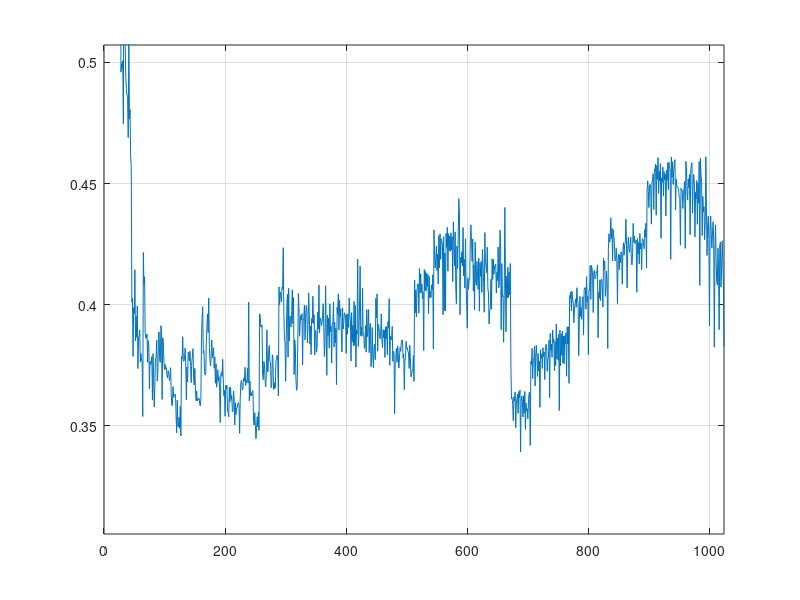

The MATLAB script that drew this image: (Note: this script raises an error after producing the figure.)
clear all
ConvCPU = 13.3513;
ConvGPU = [
1 11.4892
2 5.76901
3 3.87196
4 2.91974
5 2.35417
6 1.96643
7 1.69742
8 1.50255
9 1.34638
10 1.20399
11 1.11002
12 1.02542
13 0.947206
14 0.871208
15 0.850268
16 0.779055
17 0.764221
18 0.703766
19 0.705809
20 0.629708
21 0.63977
22 0.632434
23 0.578221
24 0.548373
25 0.569451
26 0.565263
27 0.563967
28 0.495995
29 0.499506
30 0.497441
31 0.500687
32 0.474676
33 0.573779
34 0.55733
35 0.507425
36 0.493818
37 0.488814
38 0.486493
39 0.485846
40 0.469009
41 0.509686
42 0.476594
43 0.480562
44 0.460949
45 0.456999
46 0.401049
47 0.402724
48 0.378722
49 0.39884
50 0.396308
51 0.414479
52 0.385081
53 0.395209
54 0.386533
55 0.39952
56 0.373727
57 0.386647
58 0.386811
59 0.389617
60 0.376373
61 0.379879
62 0.377081
63 0.376479
64 0.353907
65 0.421578
66 0.408235
67 0.411586
68 0.388168
69 0.386347
70 0.386097
71 0.388014
72 0.376255
73 0.385264
74 0.383251
75 0.365317
76 0.376779
77 0.375343
78 0.375745
79 0.378591
80 0.360656
81 0.379918
82 0.369446
83 0.357801
84 0.367177
85 0.377786
86 0.377895
87 0.385393
88 0.368529
89 0.372331
90 0.387927
91 0.38887
92 0.376962
93 0.376223
94 0.391393
95 0.38866
96 0.360926
97 0.386378
98 0.384541
99 0.376372
100 0.373322
101 0.375402
102 0.373514
103 0.374108
104 0.371037
105 0.369759
106 0.372816
107 0.371891
108 0.368794
109 0.369991
110 0.374044
111 0.36325
112 0.358382
113 0.358721
114 0.366265
115 0.361791
116 0.362999
117 0.362738
118 0.363064
119 0.354652
120 0.347111
121 0.36069
122 0.35009
123 0.349553
124 0.353563
125 0.349037
126 0.358087
127 0.345847
128 0.37853
129 0.377741
130 0.386834
131 0.376695
132 0.376688
133 0.377976
134 0.382141
135 0.375163
136 0.36084
137 0.37429
138 0.368151
139 0.380462
140 0.379303
141 0.376812
142 0.380875
143 0.374934
144 0.367863
145 0.376492
146 0.37877
147 0.381868
148 0.369635
149 0.366888
150 0.373786
151 0.365737
152 0.360429
153 0.364389
154 0.36031
155 0.361262
156 0.360813
157 0.36143
158 0.35916
159 0.358274
160 0.360881
161 0.386368
162 0.394406
163 0.399219
164 0.379994
165 0.381035
166 0.37241
167 0.370995
168 0.3717
169 0.384468
170 0.391367
171 0.396223
172 0.38855
173 0.402762
174 0.382379
175 0.377364
176 0.374728
177 0.378734
178 0.385474
179 0.378168
180 0.378845
181 0.382246
182 0.373811
183 0.378448
184 0.367586
185 0.375684
186 0.365983
187 0.368818
188 0.373171
189 0.368453
190 0.370342
191 0.364172
192 0.351435
193 0.371071
194 0.372339
195 0.370465
196 0.377567
197 0.368558
198 0.362469
199 0.364668
200 0.353992
201 0.366702
202 0.365317
203 0.366808
204 0.356083
205 0.355913
206 0.353779
207 0.365959
208 0.359867
209 0.365812
210 0.360967
211 0.362545
212 0.355906
213 0.355982
214 0.364446
215 0.360781
216 0.350416
217 0.359601
218 0.354755
219 0.357505
220 0.357556
221 0.359086
222 0.35967
223 0.358658
224 0.346939
225 0.361452
226 0.367654
227 0.368871
228 0.366171
229 0.364747
230 0.367955
231 0.369677
232 0.368469
233 0.374234
234 0.366743
235 0.368645
236 0.368126
237 0.373729
238 0.367688
239 0.4011
240 0.360322
241 0.368457
242 0.362543
243 0.363773
244 0.362376
245 0.364502
246 0.364504
247 0.351868
248 0.350365
249 0.35548
250 0.350154
251 0.344726
252 0.349409
253 0.353802
254 0.349624
255 0.355617
256 0.348147
257 0.39628
258 0.395331
259 0.390924
260 0.390806
261 0.391715
262 0.371311
263 0.369077
264 0.376588
265 0.375195
266 0.369153
267 0.366111
268 0.370943
269 0.389664
270 0.372328
271 0.37264
272 0.381213
273 0.383215
274 0.376795
275 0.376103
276 0.365764
277 0.366655
278 0.379384
279 0.378265
280 0.36508
281 0.365112
282 0.367832
283 0.365653
284 0.377022
285 0.377372
286 0.379167
287 0.376721
288 0.36235
289 0.40741
290 0.400067
291 0.405167
292 0.404152
293 0.401153
294 0.407294
295 0.40648
296 0.423544
297 0.397173
298 0.385561
299 0.384761
300 0.368391
301 0.385635
302 0.399644
303 0.404355
304 0.37842
305 0.406816
306 0.385104
307 0.395298
308 0.394307
309 0.390809
310 0.39716
311 0.406188
312 0.392165
313 0.402967
314 0.371192
315 0.385507
316 0.382584
317 0.369109
318 0.364706
319 0.365494
320 0.382979
321 0.404637
322 0.398824
323 0.387007
324 0.392491
325 0.395642
326 0.393827
327 0.396348
328 0.375153
329 0.393388
330 0.394779
331 0.399863
332 0.385505
333 0.394836
334 0.399625
335 0.397582
336 0.384182
337 0.391857
338 0.404937
339 0.397275
340 0.383732
341 0.391177
342 0.379453
343 0.394379
344 0.392546
345 0.403542
346 0.392256
347 0.395836
348 0.379299
349 0.38916
350 0.389409
351 0.380462
352 0.382883
353 0.39694
354 0.389901
355 0.408124
356 0.388397
357 0.394542
358 0.394304
359 0.391483
360 0.392426
361 0.39562
362 0.400469
363 0.390553
364 0.378656
365 0.384709
366 0.407838
367 0.389612
368 0.370871
369 0.395708
370 0.387305
371 0.394513
372 0.382095
373 0.400462
374 0.388936
375 0.391162
376 0.375946
377 0.392258
378 0.392128
379 0.401205
380 0.382533
381 0.392846
382 0.384234
383 0.390434
384 0.36707
385 0.398917
386 0.396103
387 0.404543
388 0.389647
389 0.401826
390 0.395041
391 0.39833
392 0.388124
393 0.380499
394 0.398735
395 0.389952
396 0.392446
397 0.3967
398 0.395688
399 0.395353
400 0.3799
401 0.396212
402 0.387829
403 0.396322
404 0.390654
405 0.402843
406 0.396037
407 0.392915
408 0.376755
409 0.39678
410 0.384752
411 0.391476
412 0.383042
413 0.401428
414 0.383269
415 0.399776
416 0.374276
417 0.38962
418 0.387869
419 0.418865
420 0.382794
421 0.387471
422 0.399043
423 0.415933
424 0.387281
425 0.390809
426 0.387007
427 0.406861
428 0.38797
429 0.388011
430 0.382002
431 0.383134
432 0.391462
433 0.380472
434 0.398029
435 0.386854
436 0.389141
437 0.398045
438 0.380226
439 0.390556
440 0.392333
441 0.374409
442 0.378266
443 0.390623
444 0.378704
445 0.374056
446 0.382742
447 0.383787
448 0.37734
449 0.402685
450 0.394536
451 0.404483
452 0.380789
453 0.391943
454 0.390835
455 0.38847
456 0.385972
457 0.388294
458 0.396245
459 0.385439
460 0.382327
461 0.389739
462 0.386294
463 0.38953
464 0.378276
465 0.390889
466 0.385948
467 0.39108
468 0.379378
469 0.393115
470 0.39031
471 0.402532
472 0.375005
473 0.387103
474 0.385632
475 0.385635
476 0.391099
477 0.376683
478 0.380822
479 0.38034
480 0.35513
481 0.377402
482 0.377947
483 0.381968
484 0.376291
485 0.383046
486 0.379068
487 0.37386
488 0.378388
489 0.382352
490 0.3808
491 0.384496
492 0.385461
493 0.385349
494 0.378039
495 0.379671
496 0.364974
497 0.376939
498 0.378757
499 0.384919
500 0.381766
501 0.38228
502 0.380728
503 0.380205
504 0.373722
505 0.383275
506 0.378066
507 0.370219
508 0.37137
509 0.373049
510 0.372938
511 0.379052
512 0.368387
513 0.410148
514 0.396692
515 0.406007
516 0.394956
517 0.406032
518 0.408638
519 0.408499
520 0.396504
521 0.414956
522 0.4048
523 0.412801
524 0.405115
525 0.408516
526 0.402385
527 0.405399
528 0.381106
529 0.414538
530 0.405846
531 0.413704
532 0.405657
533 0.412998
534 0.407583
535 0.412491
536 0.396305
537 0.41166
538 0.40288
539 0.405491
540 0.403018
541 0.408208
542 0.406168
543 0.412372
544 0.381727
545 0.430887
546 0.42023
547 0.415156
548 0.419199
549 0.424316
550 0.414098
551 0.420867
552 0.408556
553 0.428545
554 0.415205
555 0.429301
556 0.418783
557 0.427214
558 0.42614
559 0.424402
560 0.395892
561 0.428135
562 0.397523
563 0.421335
564 0.397521
565 0.42949
566 0.423647
567 0.431958
568 0.413841
569 0.429277
570 0.422369
571 0.42844
572 0.422054
573 0.429706
574 0.422637
575 0.428138
576 0.409571
577 0.434246
578 0.42406
579 0.416078
580 0.430086
581 0.406915
582 0.400488
583 0.424212
584 0.414975
585 0.428148
586 0.443761
587 0.437597
588 0.395902
589 0.419519
590 0.417221
591 0.421916
592 0.416009
593 0.431846
594 0.411982
595 0.418698
596 0.406917
597 0.427281
598 0.409158
599 0.399955
600 0.390332
601 0.411111
602 0.406436
603 0.410287
604 0.41023
605 0.428193
606 0.433004
607 0.426079
608 0.417886
609 0.427117
610 0.405632
611 0.416548
612 0.397868
613 0.42582
614 0.40936
615 0.408026
616 0.417878
617 0.411745
618 0.406329
619 0.419252
620 0.397369
621 0.417224
622 0.41175
623 0.417948
624 0.405136
625 0.422778
626 0.417073
627 0.408926
628 0.396927
629 0.429825
630 0.417274
631 0.41594
632 0.413228
633 0.423786
634 0.407019
635 0.404462
636 0.392042
637 0.397813
638 0.398435
639 0.410548
640 0.398197
641 0.418932
642 0.410412
643 0.418806
644 0.412646
645 0.416068
646 0.41614
647 0.416787
648 0.404821
649 0.41338
650 0.409972
651 0.42381
652 0.406946
653 0.41068
654 0.430803
655 0.425846
656 0.389735
657 0.41701
658 0.403335
659 0.403834
660 0.384527
661 0.403869
662 0.440146
663 0.410957
664 0.388902
665 0.411857
666 0.402767
667 0.415469
668 0.40301
669 0.413534
670 0.404123
671 0.417026
672 0.375504
673 0.361264
674 0.361683
675 0.358862
676 0.352174
677 0.362077
678 0.360338
679 0.364026
680 0.349216
681 0.359158
682 0.361321
683 0.363149
684 0.355197
685 0.364146
686 0.36162
687 0.364837
688 0.339353
689 0.360203
690 0.36239
691 0.360222
692 0.353706
693 0.362506
694 0.355233
695 0.36422
696 0.348556
697 0.359501
698 0.356307
699 0.357168
700 0.352951
701 0.359174
702 0.363641
703 0.363946
704 0.341986
705 0.37666
706 0.375408
707 0.382023
708 0.369562
709 0.377086
710 0.377787
711 0.382898
712 0.366494
713 0.378898
714 0.383226
715 0.378654
716 0.370419
717 0.379902
718 0.372677
719 0.376698
720 0.357687
721 0.381419
722 0.377858
723 0.379714
724 0.373751
725 0.38226
726 0.378532
727 0.380488
728 0.369118
729 0.38274
730 0.383634
731 0.383483
732 0.372594
733 0.378042
734 0.378256
735 0.385413
736 0.361701
737 0.388223
738 0.381193
739 0.383719
740 0.378307
741 0.389628
742 0.384532
743 0.385669
744 0.372751
745 0.384814
746 0.37493
747 0.392009
748 0.377741
749 0.386185
750 0.377223
751 0.387809
752 0.35637
753 0.389574
754 0.37476
755 0.387922
756 0.37914
757 0.389081
758 0.375966
759 0.387002
760 0.375658
761 0.387298
762 0.383768
763 0.388438
764 0.370522
765 0.390921
766 0.383797
767 0.39093
768 0.367575
769 0.403848
770 0.40266
771 0.405376
772 0.397454
773 0.405507
774 0.40235
775 0.400629
776 0.392643
777 0.397877
778 0.400612
779 0.402343
780 0.398973
781 0.407037
782 0.401693
783 0.400647
784 0.379062
785 0.391997
786 0.403491
787 0.395167
788 0.398864
789 0.394016
790 0.403151
791 0.403273
792 0.387486
793 0.406199
794 0.40702
795 0.407049
796 0.398207
797 0.411631
798 0.40143
799 0.403518
800 0.379462
801 0.40607
802 0.405969
803 0.416195
804 0.40222
805 0.416235
806 0.415224
807 0.411929
808 0.396823
809 0.413616
810 0.414239
811 0.410737
812 0.410903
813 0.4136
814 0.413341
815 0.416457
816 0.386432
817 0.4051
818 0.402598
819 0.410297
820 0.401743
821 0.410361
822 0.410445
823 0.407104
824 0.39903
825 0.419302
826 0.41444
827 0.418087
828 0.403484
829 0.406412
830 0.413932
831 0.408414
832 0.381983
833 0.422716
834 0.429293
835 0.425826
836 0.426833
837 0.435874
838 0.427319
839 0.431547
840 0.418136
841 0.431014
842 0.42825
843 0.425277
844 0.418091
845 0.418731
846 0.423333
847 0.418493
848 0.400516
849 0.418453
850 0.420938
851 0.414482
852 0.420585
853 0.417413
854 0.42183
855 0.420749
856 0.408453
857 0.421955
858 0.425591
859 0.4204
860 0.425099
861 0.425543
862 0.435323
863 0.424377
864 0.407002
865 0.423279
866 0.427838
867 0.423419
868 0.421619
869 0.425097
870 0.42788
871 0.419022
872 0.416433
873 0.420963
874 0.433586
875 0.425774
876 0.428267
877 0.425274
878 0.425969
879 0.426706
880 0.405162
881 0.427377
882 0.420968
883 0.425715
884 0.416868
885 0.429463
886 0.423003
887 0.425401
888 0.414594
889 0.427267
890 0.426925
891 0.426075
892 0.423171
893 0.431001
894 0.427956
895 0.433647
896 0.415171
897 0.447316
898 0.451171
899 0.446829
900 0.440079
901 0.449221
902 0.44968
903 0.448454
904 0.433271
905 0.450375
906 0.451577
907 0.454072
908 0.43931
909 0.455933
910 0.455325
911 0.457997
912 0.436962
913 0.457448
914 0.451806
915 0.460708
916 0.445917
917 0.455089
918 0.451056
919 0.458276
920 0.42744
921 0.452395
922 0.450595
923 0.45675
924 0.444863
925 0.455022
926 0.451529
927 0.454015
928 0.436592
929 0.455517
930 0.451355
931 0.458581
932 0.447578
933 0.458855
934 0.456223
935 0.456011
936 0.418742
937 0.460978
938 0.452696
939 0.459035
940 0.449635
941 0.455338
942 0.458374
943 0.459876
944 0.439042
945 0.451918
946 0.449179
947 0.448583
948 0.448443
949 0.447478
950 0.444364
951 0.443794
952 0.42456
953 0.448111
954 0.447083
955 0.447252
956 0.439744
957 0.4459
958 0.448023
959 0.450882
960 0.4233
961 0.459241
962 0.456513
963 0.446161
964 0.443169
965 0.451953
966 0.448363
967 0.453772
968 0.428914
969 0.45463
970 0.457712
971 0.458666
972 0.437807
973 0.449723
974 0.45376
975 0.449952
976 0.428002
977 0.446363
978 0.443663
979 0.451235
980 0.433202
981 0.450311
982 0.441976
983 0.459113
984 0.407972
985 0.460431
986 0.453287
987 0.450716
988 0.428586
989 0.444697
990 0.438438
991 0.440416
992 0.42685
993 0.434802
994 0.461087
995 0.440062
996 0.420332
997 0.432677
998 0.436562
999 0.426919
1000 0.391296
1001 0.430724
1002 0.436614
1003 0.429224
1004 0.423359
1005 0.430029
1006 0.434285
1007 0.425844
1008 0.382483
1009 0.422285
1010 0.432986
1011 0.418435
1012 0.409372
1013 0.408067
1014 0.423374
1015 0.415414
1016 0.389713
1017 0.424454
1018 0.425838
1019 0.407302
1020 0.414579
1021 0.426412
1022 0.418613
1023 0.408972
1024 0.38278
];
ConvGPUshared = [
1 10.8586
2 5.45236
3 3.66272
4 2.76313
5 2.22457
6 1.86608
7 1.6085
8 1.42355
9 1.27649
10 1.14273
11 1.05283
12 0.972844
13 0.899794
14 0.829476
15 0.808771
16 0.741447
17 0.728691
18 0.669529
19 0.673302
20 0.599045
21 0.612416
22 0.605421
23 0.553292
24 0.522952
25 0.546116
26 0.542195
27 0.540716
28 0.475696
29 0.479422
30 0.477573
31 0.480875
32 0.452382
33 0.512727
34 0.501151
35 0.439155
36 0.429538
37 0.427811
38 0.423084
39 0.421592
40 0.408103
41 0.417671
42 0.414118
43 0.413104
44 0.404275
45 0.406297
46 0.33732
47 0.334166
48 0.308468
49 0.328756
50 0.326162
51 0.325011
52 0.320598
53 0.322204
54 0.320078
55 0.319875
56 0.311219
57 0.318144
58 0.316326
59 0.316825
60 0.312
61 0.31555
62 0.312882
63 0.313187
64 0.291275
65 0.3314
66 0.328888
67 0.32758
68 0.319827
69 0.279742
70 0.276734
71 0.274736
72 0.267013
73 0.270103
74 0.268891
75 0.267161
76 0.264893
77 0.266975
78 0.26583
79 0.264539
80 0.245548
81 0.263711
82 0.262743
83 0.261846
84 0.259045
85 0.260833
86 0.259893
87 0.25966
88 0.244464
89 0.2563
90 0.256729
91 0.257316
92 0.257664
93 0.244292
94 0.243403
95 0.243442
96 0.22634
97 0.290774
98 0.291687
99 0.289615
100 0.289011
101 0.288165
102 0.291259
103 0.289449
104 0.282332
105 0.290055
106 0.288675
107 0.289643
108 0.283944
109 0.289435
110 0.288156
111 0.288726
112 0.269381
113 0.290262
114 0.286798
115 0.289411
116 0.285423
117 0.291161
118 0.291719
119 0.294152
120 0.282457
121 0.296113
122 0.29968
123 0.302938
124 0.29935
125 0.302018
126 0.303046
127 0.303697
128 0.274226
129 0.293817
130 0.291426
131 0.292381
132 0.287665
133 0.292447
134 0.290556
135 0.290106
136 0.280505
137 0.289551
138 0.287058
139 0.288738
140 0.285693
141 0.28844
142 0.285458
143 0.287597
144 0.261458
145 0.287217
146 0.285598
147 0.288697
148 0.286552
149 0.288574
150 0.287569
151 0.288691
152 0.28129
153 0.291965
154 0.286538
155 0.290869
156 0.292162
157 0.291149
158 0.288418
159 0.329865
160 0.260285
161 0.292744
162 0.289141
163 0.29014
164 0.286967
165 0.289097
166 0.287675
167 0.288881
168 0.281866
169 0.288184
170 0.287353
171 0.288627
172 0.286068
173 0.288724
174 0.287026
175 0.287592
176 0.259539
177 0.286844
178 0.283912
179 0.28601
180 0.284902
181 0.285998
182 0.283993
183 0.284523
184 0.276344
185 0.28525
186 0.257457
187 0.256679
188 0.251759
189 0.254497
190 0.253345
191 0.253267
192 0.231977
193 0.279084
194 0.278233
195 0.27898
196 0.273771
197 0.277665
198 0.276636
199 0.278426
200 0.267684
201 0.277015
202 0.276369
203 0.27807
204 0.27322
205 0.277514
206 0.275703
207 0.276717
208 0.260047
209 0.27572
210 0.275041
211 0.276997
212 0.274193
213 0.278543
214 0.275513
215 0.277249
216 0.270055
217 0.280271
218 0.277581
219 0.278118
220 0.275258
221 0.281012
222 0.279278
223 0.280875
224 0.26133
225 0.273818
226 0.274115
227 0.273415
228 0.27282
229 0.283927
230 0.27366
231 0.273794
232 0.266926
233 0.272408
234 0.273838
235 0.272177
236 0.272344
237 0.27167
238 0.270581
239 0.270469
240 0.256084
241 0.271386
242 0.271163
243 0.270662
244 0.273125
245 0.271971
246 0.272557
247 0.273776
248 0.265392
249 0.272945
250 0.273786
251 0.27328
252 0.2732
253 0.274104
254 0.274348
255 0.274495
256 0.256743
257 0.2738
258 0.273515
259 0.273089
260 0.275203
261 0.272753
262 0.27271
263 0.272399
264 0.26681
265 0.272179
266 0.2723
267 0.271521
268 0.272043
269 0.270531
270 0.271628
271 0.270612
272 0.25614
273 0.270478
274 0.270712
275 0.27066
276 0.271771
277 0.270749
278 0.270397
279 0.270056
280 0.2664
281 0.272448
282 0.271568
283 0.272766
284 0.272493
285 0.271916
286 0.273423
287 0.27272
288 0.256093
289 0.271061
290 0.271165
291 0.271007
292 0.269288
293 0.269887
294 0.270412
295 0.270377
296 0.268604
297 0.269127
298 0.26803
299 0.268927
300 0.267772
301 0.267122
302 0.266294
303 0.266831
304 0.249614
305 0.264873
306 0.264577
307 0.264432
308 0.2636
309 0.263194
310 0.261754
311 0.263184
312 0.257647
313 0.26207
314 0.2597
315 0.261988
316 0.26098
317 0.260477
318 0.259381
319 0.260459
320 0.244414
321 0.286967
322 0.280492
323 0.289217
324 0.281644
325 0.283137
326 0.273787
327 0.285474
328 0.270551
329 0.283289
330 0.272204
331 0.280078
332 0.2774
333 0.278689
334 0.271174
335 0.274269
336 0.249513
337 0.271877
338 0.266919
339 0.272945
340 0.270259
341 0.269758
342 0.265578
343 0.27222
344 0.260186
345 0.266569
346 0.263036
347 0.269448
348 0.269665
349 0.267355
350 0.264609
351 0.266203
352 0.248143
353 0.266458
354 0.265307
355 0.265957
356 0.263256
357 0.266189
358 0.264473
359 0.265287
360 0.256645
361 0.265975
362 0.263365
363 0.264405
364 0.261131
365 0.263317
366 0.262249
367 0.263306
368 0.246706
369 0.262692
370 0.260894
371 0.261985
372 0.258311
373 0.262482
374 0.262327
375 0.287416
376 0.252226
377 0.26237
378 0.262557
379 0.261783
380 0.257909
381 0.260931
382 0.260296
383 0.259361
384 0.24388
385 0.281102
386 0.278031
387 0.283239
388 0.274684
389 0.281771
390 0.278192
391 0.281706
392 0.266427
393 0.28204
394 0.276972
395 0.284041
396 0.271958
397 0.281173
398 0.279188
399 0.283065
400 0.273379
401 0.284714
402 0.280332
403 0.285626
404 0.27485
405 0.291494
406 0.281282
407 0.29138
408 0.266763
409 0.290838
410 0.281162
411 0.285216
412 0.277753
413 0.288172
414 0.285453
415 0.289653
416 0.269908
417 0.295788
418 0.292217
419 0.292665
420 0.287289
421 0.295675
422 0.29454
423 0.296402
424 0.27387
425 0.297143
426 0.297201
427 0.295595
428 0.284914
429 0.298032
430 0.297365
431 0.30453
432 0.263671
433 0.302644
434 0.295667
435 0.299637
436 0.29006
437 0.300917
438 0.301981
439 0.302931
440 0.265209
441 0.298256
442 0.299008
443 0.302012
444 0.290719
445 0.304904
446 0.300653
447 0.307182
448 0.267286
449 0.297283
450 0.295454
451 0.297753
452 0.285544
453 0.297942
454 0.297677
455 0.297011
456 0.266237
457 0.298052
458 0.295968
459 0.298703
460 0.284619
461 0.298267
462 0.296245
463 0.299387
464 0.262571
465 0.29762
466 0.295445
467 0.299015
468 0.279522
469 0.299546
470 0.294291
471 0.299037
472 0.270589
473 0.300362
474 0.294654
475 0.296608
476 0.280128
477 0.298895
478 0.296671
479 0.30066
480 0.263006
481 0.303144
482 0.287733
483 0.308908
484 0.275552
485 0.307943
486 0.286094
487 0.308845
488 0.271844
489 0.307247
490 0.285204
491 0.30734
492 0.272
493 0.309067
494 0.285653
495 0.309287
496 0.262142
497 0.308892
498 0.284792
499 0.31055
500 0.272683
501 0.312068
502 0.286871
503 0.31246
504 0.268828
505 0.313532
506 0.294947
507 0.313559
508 0.270636
509 0.310137
510 0.294667
511 0.311306
512 0.259682
513 0.291332
514 0.291958
515 0.292021
516 0.290936
517 0.291866
518 0.291888
519 0.292061
520 0.285556
521 0.291994
522 0.292297
523 0.292311
524 0.29162
525 0.29318
526 0.292496
527 0.293548
528 0.277316
529 0.292791
530 0.293638
531 0.294086
532 0.292992
533 0.293728
534 0.294285
535 0.294013
536 0.288383
537 0.296161
538 0.295621
539 0.29634
540 0.296104
541 0.2963
542 0.296413
543 0.296246
544 0.28078
545 0.303147
546 0.30247
547 0.303273
548 0.300406
549 0.30298
550 0.30233
551 0.303027
552 0.292255
553 0.303034
554 0.302068
555 0.303809
556 0.301396
557 0.303928
558 0.302107
559 0.304131
560 0.272894
561 0.303145
562 0.30215
563 0.303436
564 0.301132
565 0.303867
566 0.301896
567 0.303341
568 0.293106
569 0.303204
570 0.301916
571 0.304455
572 0.301779
573 0.304478
574 0.303109
575 0.305529
576 0.2736
577 0.277075
578 0.27521
579 0.277051
580 0.272486
581 0.278945
582 0.276483
583 0.276879
584 0.263637
585 0.27761
586 0.275565
587 0.276555
588 0.272578
589 0.276376
590 0.275677
591 0.276516
592 0.257228
593 0.276472
594 0.275234
595 0.277
596 0.273055
597 0.276979
598 0.275807
599 0.276455
600 0.264086
601 0.276211
602 0.276051
603 0.276892
604 0.273552
605 0.276812
606 0.276308
607 0.277935
608 0.257833
609 0.282365
610 0.281664
611 0.282827
612 0.280662
613 0.282398
614 0.281676
615 0.282329
616 0.272581
617 0.282534
618 0.28146
619 0.282782
620 0.280897
621 0.282391
622 0.282151
623 0.283435
624 0.263545
625 0.282833
626 0.281834
627 0.282534
628 0.280914
629 0.282458
630 0.282216
631 0.28299
632 0.273002
633 0.283127
634 0.282141
635 0.283293
636 0.281297
637 0.283173
638 0.281747
639 0.283955
640 0.264523
641 0.293085
642 0.291633
643 0.292988
644 0.291279
645 0.29319
646 0.29181
647 0.29299
648 0.28335
649 0.302349
650 0.292426
651 0.293332
652 0.288854
653 0.293518
654 0.292417
655 0.294614
656 0.273437
657 0.294647
658 0.292388
659 0.294726
660 0.283461
661 0.295448
662 0.291233
663 0.295976
664 0.285673
665 0.294247
666 0.288122
667 0.297344
668 0.271934
669 0.297561
670 0.288444
671 0.298736
672 0.276464
673 0.263369
674 0.262431
675 0.263501
676 0.260745
677 0.262883
678 0.261624
679 0.262762
680 0.258246
681 0.262619
682 0.262257
683 0.262897
684 0.261556
685 0.26336
686 0.263872
687 0.26337
688 0.246753
689 0.263298
690 0.262394
691 0.263634
692 0.261459
693 0.263173
694 0.261871
695 0.263286
696 0.258913
697 0.263313
698 0.262157
699 0.264336
700 0.262152
701 0.263727
702 0.263096
703 0.264394
704 0.247682
705 0.27136
706 0.270316
707 0.271697
708 0.268563
709 0.271778
710 0.27091
711 0.272416
712 0.263249
713 0.271865
714 0.270737
715 0.271756
716 0.268504
717 0.272194
718 0.271132
719 0.27163
720 0.251127
721 0.271635
722 0.27097
723 0.2723
724 0.268908
725 0.27272
726 0.2712
727 0.272501
728 0.2632
729 0.272493
730 0.271257
731 0.27302
732 0.269111
733 0.272851
734 0.271805
735 0.272844
736 0.251892
737 0.274589
738 0.274782
739 0.274287
740 0.275247
741 0.274956
742 0.274173
743 0.2739
744 0.270635
745 0.275118
746 0.274868
747 0.275527
748 0.275764
749 0.275678
750 0.275573
751 0.274964
752 0.253266
753 0.274411
754 0.275929
755 0.274416
756 0.274834
757 0.275591
758 0.275178
759 0.274915
760 0.272562
761 0.275077
762 0.275571
763 0.274868
764 0.276306
765 0.275441
766 0.277186
767 0.274832
768 0.253878
769 0.281832
770 0.281998
771 0.28198
772 0.280709
773 0.282089
774 0.282531
775 0.282822
776 0.275919
777 0.282619
778 0.282421
779 0.282966
780 0.281037
781 0.284382
782 0.285208
783 0.284308
784 0.262284
785 0.283626
786 0.283056
787 0.283357
788 0.281633
789 0.283792
790 0.283843
791 0.284447
792 0.276953
793 0.285595
794 0.28607
795 0.286396
796 0.283503
797 0.286785
798 0.28676
799 0.286892
800 0.265057
801 0.293346
802 0.291703
803 0.29152
804 0.291549
805 0.292973
806 0.291841
807 0.292471
808 0.288288
809 0.291998
810 0.291224
811 0.291717
812 0.291172
813 0.292424
814 0.293094
815 0.292082
816 0.270901
817 0.292015
818 0.291576
819 0.292082
820 0.291618
821 0.29092
822 0.292714
823 0.292489
824 0.288039
825 0.291778
826 0.292669
827 0.293789
828 0.290898
829 0.292181
830 0.295004
831 0.295671
832 0.270405
833 0.298899
834 0.301402
835 0.299572
836 0.298163
837 0.297877
838 0.301567
839 0.299142
840 0.289108
841 0.299868
842 0.301986
843 0.300127
844 0.298276
845 0.300179
846 0.30127
847 0.299866
848 0.265483
849 0.300789
850 0.345642
851 0.300102
852 0.296107
853 0.299818
854 0.302295
855 0.300643
856 0.292254
857 0.30102
858 0.301993
859 0.299444
860 0.299006
861 0.301914
862 0.302629
863 0.301972
864 0.267388
865 0.303053
866 0.305506
867 0.301546
868 0.299861
869 0.303265
870 0.30583
871 0.301916
872 0.298374
873 0.302308
874 0.306442
875 0.303764
876 0.304004
877 0.305568
878 0.308312
879 0.3008
880 0.261452
881 0.304507
882 0.307844
883 0.29938
884 0.298988
885 0.30475
886 0.305221
887 0.309088
888 0.29727
889 0.30683
890 0.308605
891 0.308572
892 0.306267
893 0.310106
894 0.310232
895 0.310734
896 0.266507
897 0.310159
898 0.315028
899 0.31106
900 0.305028
901 0.327715
902 0.313904
903 0.310835
904 0.308869
905 0.310494
906 0.314367
907 0.310124
908 0.306038
909 0.308841
910 0.313913
911 0.307381
912 0.261849
913 0.307995
914 0.315825
915 0.308194
916 0.303769
917 0.309362
918 0.316026
919 0.313596
920 0.309669
921 0.313694
922 0.317052
923 0.312402
924 0.299689
925 0.315574
926 0.319127
927 0.3163
928 0.258643
929 0.302764
930 0.308392
931 0.299935
932 0.270068
933 0.295631
934 0.30552
935 0.306407
936 0.267362
937 0.305183
938 0.310532
939 0.304826
940 0.268812
941 0.303715
942 0.305068
943 0.303649
944 0.256054
945 0.298663
946 0.303792
947 0.301921
948 0.269642
949 0.302753
950 0.300312
951 0.302985
952 0.267567
953 0.303537
954 0.291542
955 0.303899
956 0.269484
957 0.303946
958 0.291984
959 0.303189
960 0.255022
961 0.323374
962 0.291614
963 0.32458
964 0.275151
965 0.334126
966 0.285765
967 0.32277
968 0.273017
969 0.324118
970 0.282365
971 0.321964
972 0.273965
973 0.321501
974 0.279343
975 0.320774
976 0.258978
977 0.320793
978 0.276349
979 0.321722
980 0.272931
981 0.320473
982 0.280372
983 0.320904
984 0.271644
985 0.319109
986 0.27727
987 0.323051
988 0.274085
989 0.32572
990 0.277862
991 0.324884
992 0.259615
993 0.320016
994 0.278771
995 0.322136
996 0.275623
997 0.322557
998 0.277896
999 0.324067
1000 0.273264
1001 0.32086
1002 0.278431
1003 0.314032
1004 0.275966
1005 0.31179
1006 0.279014
1007 0.308237
1008 0.262279
1009 0.304826
1010 0.278333
1011 0.323023
1012 0.275675
1013 0.2974
1014 0.278118
1015 0.292477
1016 0.273628
1017 0.294789
1018 0.278099
1019 0.287379
1020 0.284306
1021 0.287104
1022 0.278953
1023 0.284845
1024 0.263082
];
PointToPointMultiply = [
1 0.207277
2 0.10657
3 0.0727453
4 0.0555834
5 0.0456842
6 0.0388554
7 0.0340614
8 0.0306512
9 0.0276899
10 0.0254128
11 0.0235587
12 0.0219869
13 0.0206678
14 0.0195334
15 0.0185536
16 0.0175888
17 0.016967
18 0.016272
19 0.0158781
20 0.0151155
21 0.0149405
22 0.014423
23 0.0140803
24 0.0134166
25 0.0135114
26 0.0131626
27 0.0129843
28 0.0127046
29 0.0132893
30 0.0126992
31 0.0125443
32 0.0118086
33 0.0126416
34 0.0126454
35 0.0125053
36 0.012295
37 0.0124048
38 0.0122381
39 0.012249
40 0.0109232
41 0.0108653
42 0.0107094
43 0.0106877
44 0.0104125
45 0.0105274
46 0.0101939
47 0.0100755
48 0.0093872
49 0.0100179
50 0.00976384
51 0.00974752
52 0.0094848
53 0.00960416
54 0.00947552
55 0.00943744
56 0.00905856
57 0.00929344
58 0.00918976
59 0.00952864
60 0.0090016
61 0.00918752
62 0.00903776
63 0.00904608
64 0.00840512
65 0.00913632
66 0.00901536
67 0.00903552
68 0.00879968
69 0.00894592
70 0.00886688
71 0.00883808
72 0.00847936
73 0.00877152
74 0.00866816
75 0.00871648
76 0.00848512
77 0.00867296
78 0.0085712
79 0.00860224
80 0.00803392
81 0.00852096
82 0.0084592
83 0.00848288
84 0.00825824
85 0.0084768
86 0.00850016
87 0.0084304
88 0.0080608
89 0.00840064
90 0.0082768
91 0.00834112
92 0.008112
93 0.00830592
94 0.00823776
95 0.0083504
96 0.00791264
97 0.00851648
98 0.00840608
99 0.00846208
100 0.00811808
101 0.0082576
102 0.008176
103 0.00827552
104 0.007952
105 0.0082096
106 0.00810144
107 0.0082064
108 0.0079248
109 0.00822816
110 0.00809984
111 0.00818944
112 0.00785984
113 0.00818976
114 0.00806528
115 0.00816224
116 0.0078912
117 0.00819008
118 0.00805408
119 0.00832512
120 0.00801728
121 0.0083024
122 0.0082528
123 0.00827328
124 0.00811744
125 0.00820544
126 0.008072
127 0.00816448
128 0.00788064
129 0.0083712
130 0.00824896
131 0.00823872
132 0.00801472
133 0.00821984
134 0.00811456
135 0.00821536
136 0.007928
137 0.00820992
138 0.00807488
139 0.00822048
140 0.00794304
141 0.00819328
142 0.00809248
143 0.00830112
144 0.00808896
145 0.00844
146 0.00833056
147 0.00842624
148 0.0081392
149 0.00855392
150 0.00824224
151 0.00833856
152 0.00832672
153 0.00874336
154 0.00863424
155 0.00880928
156 0.00828832
157 0.00816672
158 0.00818272
159 0.00819264
160 0.00822976
161 0.00926816
162 0.0098144
163 0.00911776
164 0.00855136
165 0.0083888
166 0.0082416
167 0.00833472
168 0.00804864
169 0.00842336
170 0.00822976
171 0.00827008
172 0.00803296
173 0.00822016
174 0.00815904
175 0.008264
176 0.00788864
177 0.00829664
178 0.00818368
179 0.00824352
180 0.00795424
181 0.00823456
182 0.00816832
183 0.00825728
184 0.00794176
185 0.00829216
186 0.00811552
187 0.00821568
188 0.00796704
189 0.00824512
190 0.00813056
191 0.00819136
192 0.00786496
193 0.0082304
194 0.008184
195 0.00825696
196 0.00799392
197 0.00824192
198 0.00813504
199 0.00822272
200 0.00793088
201 0.00822944
202 0.00823264
203 0.00827776
204 0.008088
205 0.00830112
206 0.00815072
207 0.00826656
208 0.00794496
209 0.00829568
210 0.00821856
211 0.00840192
212 0.00800416
213 0.00832064
214 0.00814624
215 0.00823264
216 0.00790592
217 0.00822784
218 0.00817856
219 0.00825184
220 0.007952
221 0.00823936
222 0.00816224
223 0.00823136
224 0.00793184
225 0.0082544
226 0.0081888
227 0.00824192
228 0.00800928
229 0.00825088
230 0.00811424
231 0.00822752
232 0.00793728
233 0.00824608
234 0.00813024
235 0.0082352
236 0.00798656
237 0.00825536
238 0.00815456
239 0.0082528
240 0.00789952
241 0.00824864
242 0.00815808
243 0.0082368
244 0.00801056
245 0.00825952
246 0.00816448
247 0.00821248
248 0.00793568
249 0.0082896
250 0.0081408
251 0.00824352
252 0.00796736
253 0.00825664
254 0.00813824
255 0.00839264
256 0.00810208
257 0.00857184
258 0.00858368
259 0.00865792
260 0.00826144
261 0.00848896
262 0.00854816
263 0.00876256
264 0.00853056
265 0.00885152
266 0.00854464
267 0.00897984
268 0.00885312
269 0.0093376
270 0.0089632
271 0.00858336
272 0.00804224
273 0.00828544
274 0.0082192
275 0.00831232
276 0.0082496
277 0.00838048
278 0.008248
279 0.0083296
280 0.008
281 0.00825696
282 0.00815296
283 0.00827424
284 0.00803168
285 0.00828864
286 0.00818112
287 0.00849408
288 0.00793504
289 0.0083216
290 0.00825312
291 0.00830048
292 0.00810944
293 0.00829568
294 0.00819648
295 0.00826752
296 0.00797568
297 0.00828832
298 0.00821312
299 0.00829056
300 0.00803072
301 0.00827776
302 0.00818944
303 0.00826368
304 0.00793376
305 0.00828672
306 0.00821184
307 0.00824448
308 0.00804448
309 0.00828384
310 0.00819392
311 0.00827008
312 0.00801792
313 0.0082368
314 0.00818592
315 0.00824992
316 0.0080448
317 0.00828128
318 0.0081728
319 0.00823328
320 0.00794048
321 0.00850496
322 0.0084432
323 0.0085744
324 0.00832512
325 0.00854912
326 0.00845248
327 0.00850112
328 0.0083392
329 0.00863264
330 0.0084416
331 0.00847872
332 0.008288
333 0.00848032
334 0.00839552
335 0.00844
336 0.0080288
337 0.00848896
338 0.0083936
339 0.0084992
340 0.00823968
341 0.00850272
342 0.00841216
343 0.00846528
344 0.00817344
345 0.0084528
346 0.0083872
347 0.0084192
348 0.00820256
349 0.00844768
350 0.00833856
351 0.00841504
352 0.00801824
353 0.00832672
354 0.00824448
355 0.00834592
356 0.0080928
357 0.00832768
358 0.00828416
359 0.00837472
360 0.00808576
361 0.00831008
362 0.00826432
363 0.00833824
364 0.00810528
365 0.00835392
366 0.00825408
367 0.008304
368 0.0080128
369 0.00834304
370 0.00825792
371 0.00831648
372 0.00808288
373 0.0083248
374 0.00822368
375 0.00833632
376 0.00808288
377 0.00841312
378 0.0085472
379 0.00934688
380 0.00839136
381 0.00866816
382 0.00853344
383 0.00860288
384 0.00842496
385 0.0092752
386 0.00923456
387 0.00935232
388 0.00917504
389 0.00969504
390 0.00955104
391 0.00954016
392 0.00921696
393 0.008872
394 0.00870304
395 0.00879104
396 0.00865504
397 0.00890272
398 0.00875552
399 0.00875136
400 0.0082816
401 0.00876672
402 0.0086912
403 0.00872896
404 0.00851424
405 0.00872928
406 0.0086448
407 0.00874464
408 0.00853248
409 0.00875584
410 0.00868512
411 0.00876288
412 0.00858656
413 0.00875488
414 0.00865216
415 0.00868672
416 0.00821792
417 0.00856736
418 0.00854368
419 0.00858208
420 0.00837568
421 0.0085536
422 0.00846688
423 0.00852864
424 0.00836416
425 0.00853824
426 0.00849024
427 0.0085328
428 0.00837184
429 0.00875712
430 0.00861824
431 0.00856352
432 0.0081104
433 0.00851488
434 0.00845312
435 0.00849856
436 0.00828
437 0.00848448
438 0.00837024
439 0.00846304
440 0.00829344
441 0.00844192
442 0.0083904
443 0.0084288
444 0.00830144
445 0.00847232
446 0.00853632
447 0.00840704
448 0.00801856
449 0.008384
450 0.00849312
451 0.00840224
452 0.008352
453 0.00843424
454 0.00833632
455 0.0083792
456 0.00818848
457 0.00834208
458 0.00828352
459 0.0083808
460 0.0083968
461 0.0086448
462 0.00864192
463 0.00866208
464 0.0083376
465 0.008584
466 0.00833472
467 0.00845504
468 0.00818496
469 0.008408
470 0.00830848
471 0.00840032
472 0.00816096
473 0.0087904
474 0.00887072
475 0.00893248
476 0.00883488
477 0.00893504
478 0.00891648
479 0.00943264
480 0.00890464
481 0.00914912
482 0.00873248
483 0.00847584
484 0.00815168
485 0.00844928
486 0.00834496
487 0.00857152
488 0.00823776
489 0.00847872
490 0.00837952
491 0.0083968
492 0.00812832
493 0.00841856
494 0.00833696
495 0.0083904
496 0.00798016
497 0.00835488
498 0.00829856
499 0.00842496
500 0.0081328
501 0.00866848
502 0.00832992
503 0.008416
504 0.00818688
505 0.00841184
506 0.00835424
507 0.00840896
508 0.00825856
509 0.00841888
510 0.00837536
511 0.0084736
512 0.00800864
513 0.008912
514 0.00885952
515 0.00898368
516 0.00871616
517 0.008872
518 0.00880416
519 0.00886112
520 0.00871776
521 0.00888704
522 0.00881152
523 0.00887968
524 0.0086624
525 0.00884256
526 0.00879808
527 0.00889472
528 0.00849696
529 0.00885184
530 0.00877728
531 0.00882368
532 0.0086368
533 0.0088576
534 0.00879168
535 0.0088416
536 0.0087376
537 0.00883296
538 0.008752
539 0.00883776
540 0.00857568
541 0.0087856
542 0.0087392
543 0.0088032
544 0.0084272
545 0.00879648
546 0.00876416
547 0.0087808
548 0.00853216
549 0.0087824
550 0.008672
551 0.0087536
552 0.00862496
553 0.00874176
554 0.00868224
555 0.00874432
556 0.00852352
557 0.00871168
558 0.008648
559 0.00869632
560 0.00834528
561 0.00887488
562 0.00887936
563 0.00895328
564 0.008736
565 0.00910688
566 0.00883424
567 0.00905088
568 0.00913792
569 0.00947712
570 0.00944544
571 0.00927424
572 0.00917408
573 0.00936224
574 0.00939008
575 0.00902304
576 0.00823072
577 0.00868064
578 0.00860512
579 0.00870272
580 0.00857696
581 0.00936576
582 0.0091296
583 0.0087104
584 0.00856704
585 0.0086864
586 0.00968704
587 0.00917248
588 0.00858272
589 0.00869184
590 0.00858304
591 0.0086224
592 0.00836192
593 0.00870816
594 0.00865152
595 0.00874944
596 0.0085216
597 0.00891296
598 0.0086128
599 0.00898432
600 0.00847328
601 0.00861152
602 0.008576
603 0.00863968
604 0.00844416
605 0.00860928
606 0.0085792
607 0.0086096
608 0.00829888
609 0.0086416
610 0.00857216
611 0.00868
612 0.0084928
613 0.00861472
614 0.00855392
615 0.00860192
616 0.00838336
617 0.0085968
618 0.00859488
619 0.0086352
620 0.0084096
621 0.00863712
622 0.00847552
623 0.00851008
624 0.0083024
625 0.00853536
626 0.0084576
627 0.00853056
628 0.0083312
629 0.00853184
630 0.00854976
631 0.00852896
632 0.0082976
633 0.00851648
634 0.00843808
635 0.00855936
636 0.00831552
637 0.00851424
638 0.00843424
639 0.00852288
640 0.0083008
641 0.00853824
642 0.00850144
643 0.00854656
644 0.00831872
645 0.00854656
646 0.00848128
647 0.00853792
648 0.00839744
649 0.00889888
650 0.0088016
651 0.00883808
652 0.00858272
653 0.00876672
654 0.00872864
655 0.00932096
656 0.00896512
657 0.00941888
658 0.00909056
659 0.0090912
660 0.00905792
661 0.00961184
662 0.00960288
663 0.00944416
664 0.00879008
665 0.00860448
666 0.0085888
667 0.00862752
668 0.00843072
669 0.00867968
670 0.0086816
671 0.0087824
672 0.0084144
673 0.0095984
674 0.00950368
675 0.0096208
676 0.00932064
677 0.00962432
678 0.00955648
679 0.0096416
680 0.00926144
681 0.00963968
682 0.00957888
683 0.0096496
684 0.009296
685 0.00961632
686 0.00950048
687 0.00981248
688 0.0090992
689 0.00968032
690 0.00950336
691 0.00956224
692 0.0092848
693 0.00959232
694 0.0095152
695 0.00959616
696 0.009224
697 0.00960896
698 0.00948832
699 0.00959744
700 0.00930048
701 0.00958848
702 0.00950048
703 0.00962624
704 0.00909568
705 0.00960768
706 0.0095616
707 0.00969664
708 0.00934816
709 0.00962368
710 0.0096624
711 0.0096608
712 0.00926368
713 0.0096112
714 0.00950048
715 0.00960224
716 0.0093584
717 0.00959904
718 0.0094464
719 0.00959168
720 0.00914336
721 0.0095296
722 0.00935136
723 0.00947776
724 0.00912448
725 0.0093376
726 0.0092912
727 0.0093648
728 0.00906816
729 0.00933856
730 0.00934464
731 0.00936288
732 0.0090656
733 0.00933312
734 0.0093104
735 0.009312
736 0.008752
737 0.0092848
738 0.00931264
739 0.0092704
740 0.0089856
741 0.00922912
742 0.00914304
743 0.00927968
744 0.00904928
745 0.00925888
746 0.00917824
747 0.0092784
748 0.00922688
749 0.00961184
750 0.00950272
751 0.00945984
752 0.0089232
753 0.00951072
754 0.00924768
755 0.00931392
756 0.0090448
757 0.0093568
758 0.00962176
759 0.0098912
760 0.00965728
761 0.00996832
762 0.00992704
763 0.0101891
764 0.00991968
765 0.00998176
766 0.00948928
767 0.00926912
768 0.00883232
769 0.00936512
770 0.00952736
771 0.00959136
772 0.00911968
773 0.0093504
774 0.00924992
775 0.00930112
776 0.00900128
777 0.00933664
778 0.0092368
779 0.00934656
780 0.00908768
781 0.00933312
782 0.00924832
783 0.00959424
784 0.00875648
785 0.0100518
786 0.0092208
787 0.00933344
788 0.00901216
789 0.00931648
790 0.0092256
791 0.00931904
792 0.00899744
793 0.00936192
794 0.00929632
795 0.00934592
796 0.00906912
797 0.00934048
798 0.009304
799 0.00935552
800 0.00876
801 0.00929568
802 0.0092272
803 0.00929408
804 0.00899264
805 0.00928096
806 0.00920576
807 0.0093232
808 0.0090416
809 0.00935584
810 0.00930112
811 0.00940544
812 0.00904896
813 0.00935616
814 0.00930176
815 0.00940864
816 0.00885504
817 0.00933376
818 0.00929344
819 0.00936576
820 0.00905216
821 0.00933088
822 0.00924928
823 0.0093104
824 0.00898944
825 0.00934112
826 0.0092448
827 0.00935616
828 0.00905088
829 0.00941504
830 0.00931328
831 0.0093424
832 0.00878368
833 0.00934688
834 0.00930784
835 0.00948544
836 0.00914528
837 0.00943712
838 0.00942144
839 0.00947904
840 0.00917024
841 0.00935232
842 0.0092816
843 0.00933536
844 0.00904512
845 0.00934592
846 0.00927776
847 0.00934464
848 0.0088384
849 0.00938688
850 0.00929856
851 0.00938848
852 0.00908992
853 0.00939744
854 0.0095344
855 0.00966976
856 0.00930976
857 0.00970528
858 0.00960128
859 0.00961664
860 0.00951008
861 0.00999008
862 0.0099888
863 0.0100605
864 0.00945088
865 0.010255
866 0.0101094
867 0.0102714
868 0.00950368
869 0.0094768
870 0.00933152
871 0.00945408
872 0.0092384
873 0.00962016
874 0.009312
875 0.00933664
876 0.0090384
877 0.009336
878 0.00926336
879 0.0093424
880 0.00881664
881 0.00933632
882 0.00926464
883 0.00939296
884 0.00905856
885 0.00937728
886 0.00927776
887 0.009344
888 0.00901408
889 0.0093344
890 0.0091776
891 0.00928288
892 0.00895712
893 0.00926272
894 0.00913664
895 0.00927168
896 0.00875168
897 0.009304
898 0.00921152
899 0.00929664
900 0.00905024
901 0.0093024
902 0.0091776
903 0.00928064
904 0.00900512
905 0.00930016
906 0.009208
907 0.0092752
908 0.00895872
909 0.00933792
910 0.00916576
911 0.0092672
912 0.00881888
913 0.0092944
914 0.00914976
915 0.00925856
916 0.00893632
917 0.0092464
918 0.0092304
919 0.00929536
920 0.00903616
921 0.00924736
922 0.00921248
923 0.00930304
924 0.00895072
925 0.00926624
926 0.00918304
927 0.0092704
928 0.008768
929 0.00928832
930 0.00917312
931 0.00933568
932 0.0090256
933 0.00929312
934 0.00924288
935 0.0092576
936 0.00896992
937 0.00922432
938 0.00915584
939 0.00921888
940 0.00898304
941 0.00922624
942 0.00911648
943 0.00922816
944 0.00873184
945 0.00923968
946 0.00910912
947 0.0092224
948 0.0090752
949 0.00951872
950 0.00944512
951 0.00956256
952 0.00924768
953 0.00954272
954 0.00955968
955 0.00987648
956 0.00956192
957 0.00988704
958 0.0098448
959 0.00997856
960 0.00961376
961 0.0101706
962 0.00982976
963 0.00933344
964 0.00899936
965 0.00959968
966 0.00950048
967 0.00935968
968 0.00915712
969 0.00935584
970 0.00915104
971 0.00927776
972 0.00899872
973 0.00932512
974 0.00925408
975 0.00932992
976 0.00878624
977 0.00930912
978 0.00920256
979 0.00928192
980 0.00897024
981 0.00945152
982 0.0091744
983 0.00925792
984 0.00893664
985 0.00926144
986 0.00917088
987 0.00925888
988 0.00901024
989 0.00932448
990 0.0092336
991 0.00932896
992 0.0087776
993 0.00932352
994 0.00920864
995 0.00928
996 0.00897984
997 0.00930432
998 0.00915424
999 0.0092816
1000 0.00891872
1001 0.0093632
1002 0.00932096
1003 0.00938592
1004 0.00901248
1005 0.0093232
1006 0.009264
1007 0.00951008
1008 0.00897184
1009 0.00948416
1010 0.0093296
1011 0.00935136
1012 0.00902656
1013 0.00934112
1014 0.00925664
1015 0.00936672
1016 0.0090496
1017 0.0093424
1018 0.00922752
1019 0.00942496
1020 0.00906944
1021 0.00933632
1022 0.00922048
1023 0.0093376
1024 0.00875968
];
ScalarMultiply = [
1 0.200227
2 0.102642
3 0.0704912
4 0.054103
5 0.0439645
6 0.0375072
7 0.0327706
8 0.0292205
9 0.0264602
10 0.0243821
11 0.0226883
12 0.0211373
13 0.0198195
14 0.0187859
15 0.0180064
16 0.0170291
17 0.0162906
18 0.0155213
19 0.0150746
20 0.0144781
21 0.0140707
22 0.0136406
23 0.0133482
24 0.0127773
25 0.0128528
26 0.0123974
27 0.0122262
28 0.0118467
29 0.0118086
30 0.0115734
31 0.0114579
32 0.0107706
33 0.0113616
34 0.0111334
35 0.0109658
36 0.0106323
37 0.0106371
38 0.0104931
39 0.0103942
40 0.00993696
41 0.0102419
42 0.0102019
43 0.0102506
44 0.00992864
45 0.00995328
46 0.00988864
47 0.00993184
48 0.00952032
49 0.0099616
50 0.00969632
51 0.0097376
52 0.0098656
53 0.0100851
54 0.00980736
55 0.00930112
56 0.00873536
57 0.00876384
58 0.0086896
59 0.00897536
60 0.00851744
61 0.00928544
62 0.00862432
63 0.0084128
64 0.00794368
65 0.00839904
66 0.00831872
67 0.00828384
68 0.0080992
69 0.00813888
70 0.008064
71 0.00810432
72 0.00789216
73 0.00802848
74 0.00793504
75 0.00799072
76 0.00778432
77 0.00787904
78 0.00784704
79 0.0078576
80 0.00777248
81 0.0077584
82 0.00769248
83 0.00772832
84 0.00755296
85 0.008024
86 0.00757792
87 0.00769696
88 0.00767872
89 0.00765664
90 0.0075776
91 0.00752032
92 0.0073744
93 0.0074864
94 0.0074288
95 0.00757408
96 0.0071504
97 0.00758624
98 0.00745952
99 0.00757952
100 0.00733344
101 0.00756544
102 0.00737376
103 0.00743872
104 0.0072032
105 0.00746336
106 0.00730432
107 0.0074096
108 0.00717856
109 0.00738144
110 0.00728576
111 0.00749984
112 0.00698752
113 0.00747232
114 0.00735648
115 0.0075168
116 0.00710208
117 0.00737696
118 0.00732352
119 0.00736064
120 0.00698976
121 0.0074224
122 0.00731936
123 0.0073552
124 0.00711744
125 0.00743904
126 0.00725088
127 0.00744864
128 0.00681088
129 0.00778944
130 0.00830464
131 0.00772096
132 0.00751264
133 0.00765952
134 0.00756448
135 0.00761728
136 0.00712672
137 0.00748192
138 0.0073616
139 0.00747968
140 0.00721184
141 0.00741248
142 0.00736992
143 0.00752928
144 0.00737152
145 0.00827328
146 0.00789248
147 0.00790976
148 0.00769792
149 0.00792704
150 0.00812928
151 0.0084112
152 0.00813984
153 0.00810272
154 0.0079088
155 0.00752064
156 0.0073424
157 0.00757024
158 0.00741536
159 0.00779072
160 0.00697088
161 0.00757632
162 0.0076384
163 0.0076432
164 0.00724864
165 0.0074224
166 0.00738752
167 0.0074384
168 0.007104
169 0.00746784
170 0.007384
171 0.00745504
172 0.0072384
173 0.0075008
174 0.00739712
175 0.00745056
176 0.00709696
177 0.00743232
178 0.00737888
179 0.00747872
180 0.00721024
181 0.00749184
182 0.00738848
183 0.00746144
184 0.00712384
185 0.00746208
186 0.00741216
187 0.00748832
188 0.00723104
189 0.00743296
190 0.0073888
191 0.00750432
192 0.006952
193 0.00747168
194 0.00739776
195 0.00752896
196 0.00726464
197 0.00745536
198 0.0074192
199 0.00753856
200 0.0071328
201 0.00745216
202 0.00734848
203 0.00749312
204 0.00722464
205 0.00748608
206 0.00741024
207 0.00745696
208 0.00705408
209 0.00746656
210 0.0073568
211 0.00746848
212 0.0072672
213 0.0074864
214 0.00745472
215 0.00757792
216 0.00717568
217 0.0074848
218 0.00740064
219 0.00742624
220 0.00728928
221 0.0074496
222 0.0073712
223 0.00742784
224 0.00689024
225 0.0075344
226 0.00752288
227 0.00750656
228 0.00730336
229 0.00748
230 0.00741696
231 0.00746176
232 0.0071856
233 0.00748288
234 0.00740448
235 0.00749632
236 0.00731584
237 0.00753344
238 0.00738688
239 0.00754944
240 0.00702368
241 0.00751168
242 0.00739744
243 0.00754592
244 0.0072464
245 0.00751552
246 0.00741344
247 0.0074752
248 0.00712704
249 0.00747456
250 0.00738016
251 0.00748544
252 0.00727648
253 0.00742976
254 0.00739616
255 0.00745376
256 0.00682304
257 0.00749152
258 0.00746784
259 0.007472
260 0.00725408
261 0.00747712
262 0.00742304
263 0.007496
264 0.00715968
265 0.00751136
266 0.0074224
267 0.00747296
268 0.00724384
269 0.00748128
270 0.0077008
271 0.00776064
272 0.00731264
273 0.00771968
274 0.00772928
275 0.0078592
276 0.00741216
277 0.00747616
278 0.00759392
279 0.00790848
280 0.00762144
281 0.00800672
282 0.00816032
283 0.00800736
284 0.0079088
285 0.00869792
286 0.00831296
287 0.00817376
288 0.00753568
289 0.007784
290 0.00746368
291 0.00750016
292 0.00744672
293 0.0075184
294 0.00748576
295 0.0075632
296 0.0072496
297 0.00761632
298 0.00761024
299 0.00751648
300 0.00726048
301 0.0074656
302 0.00737216
303 0.00747648
304 0.00711552
305 0.00748128
306 0.0074192
307 0.0074912
308 0.00729376
309 0.00749952
310 0.00737696
311 0.00748704
312 0.00720832
313 0.00748416
314 0.007368
315 0.00750144
316 0.00728064
317 0.00749632
318 0.00738816
319 0.00749152
320 0.00706016
321 0.00753632
322 0.007464
323 0.0074992
324 0.00739072
325 0.00760064
326 0.0074592
327 0.0074656
328 0.0072704
329 0.00751968
330 0.00743968
331 0.0075072
332 0.00728832
333 0.00751456
334 0.0074272
335 0.00753984
336 0.00714496
337 0.00763104
338 0.00749696
339 0.00754624
340 0.00730976
341 0.00752832
342 0.00748416
343 0.00753472
344 0.00724288
345 0.0075248
346 0.0074352
347 0.00751424
348 0.0073088
349 0.00752352
350 0.0074512
351 0.00753984
352 0.00713504
353 0.00749824
354 0.00741216
355 0.00754208
356 0.00728416
357 0.00751008
358 0.00742912
359 0.00751584
360 0.00722112
361 0.00749408
362 0.00741312
363 0.007496
364 0.007272
365 0.00751872
366 0.00741216
367 0.0074992
368 0.00713728
369 0.00746144
370 0.00740768
371 0.00750208
372 0.00729728
373 0.0074928
374 0.00741984
375 0.00751008
376 0.00719584
377 0.00750656
378 0.00742368
379 0.00750912
380 0.00731424
381 0.0075328
382 0.00743616
383 0.00749248
384 0.0071264
385 0.00748544
386 0.00749504
387 0.00749632
388 0.00737984
389 0.00751136
390 0.00754272
391 0.00767488
392 0.00750688
393 0.0078176
394 0.00768032
395 0.0084736
396 0.00757984
397 0.0077568
398 0.00789088
399 0.008016
400 0.00765536
401 0.00808736
402 0.0080096
403 0.00792992
404 0.00786112
405 0.00802816
406 0.00800928
407 0.00804736
408 0.00771936
409 0.00759776
410 0.00748512
411 0.00750432
412 0.0073472
413 0.00750816
414 0.0076096
415 0.00767808
416 0.00722336
417 0.00750688
418 0.00746592
419 0.00749408
420 0.00737888
421 0.00756448
422 0.00746624
423 0.00751584
424 0.00725728
425 0.00748384
426 0.00738912
427 0.00748736
428 0.00730304
429 0.00747296
430 0.00739232
431 0.00747488
432 0.00712096
433 0.00750976
434 0.00753824
435 0.00781184
436 0.00727936
437 0.0074832
438 0.00745504
439 0.00749504
440 0.00722336
441 0.00752128
442 0.00749056
443 0.00751552
444 0.00732
445 0.00748992
446 0.00744576
447 0.00748192
448 0.00709568
449 0.007568
450 0.00742208
451 0.0075584
452 0.0073248
453 0.00753056
454 0.00742208
455 0.00750752
456 0.00728256
457 0.0075168
458 0.00742688
459 0.0075216
460 0.00731072
461 0.0075344
462 0.00744736
463 0.00751712
464 0.00713696
465 0.00755968
466 0.00742368
467 0.007496
468 0.00737248
469 0.00748832
470 0.00748096
471 0.00761568
472 0.00740512
473 0.0075344
474 0.0075472
475 0.00751872
476 0.00731072
477 0.00749856
478 0.00742944
479 0.00749824
480 0.00708576
481 0.00753504
482 0.00742912
483 0.00752544
484 0.0073488
485 0.0077088
486 0.00760032
487 0.0075888
488 0.00726976
489 0.0075296
490 0.00743744
491 0.0074992
492 0.00729216
493 0.00752576
494 0.00751968
495 0.00758528
496 0.00709952
497 0.00752224
498 0.00742432
499 0.00752896
500 0.00729632
501 0.00750528
502 0.00742208
503 0.00758624
504 0.00745344
505 0.00776704
506 0.00770848
507 0.007696
508 0.00745696
509 0.00769728
510 0.00767968
511 0.00796768
512 0.00843584
513 0.0080304
514 0.0083584
515 0.0082912
516 0.00821088
517 0.00874688
518 0.008776
519 0.00866176
520 0.00800608
521 0.00790112
522 0.00758144
523 0.00772896
524 0.00752512
525 0.00769408
526 0.00772672
527 0.00763776
528 0.00715104
529 0.00757824
530 0.00756192
531 0.00762048
532 0.0075152
533 0.00759328
534 0.00754944
535 0.0075872
536 0.00743712
537 0.00760224
538 0.00753696
539 0.00756256
540 0.00743104
541 0.00762176
542 0.00756768
543 0.00761056
544 0.00717312
545 0.00762816
546 0.00793984
547 0.007656
548 0.00747232
549 0.00765664
550 0.00763552
551 0.00764576
552 0.0074576
553 0.0075648
554 0.00768544
555 0.00764928
556 0.00741344
557 0.00755712
558 0.00751904
559 0.007592
560 0.00718176
561 0.0075712
562 0.00752416
563 0.00758656
564 0.00746112
565 0.0076848
566 0.00756448
567 0.00754912
568 0.00735552
569 0.00757472
570 0.00752256
571 0.00755936
572 0.00745344
573 0.00758592
574 0.00750944
575 0.00757152
576 0.00716288
577 0.00753312
578 0.00748544
579 0.00752064
580 0.00735936
581 0.00753504
582 0.0074736
583 0.00753696
584 0.00734208
585 0.00755872
586 0.00749472
587 0.00752192
588 0.00736384
589 0.00755008
590 0.00749504
591 0.00752544
592 0.00711488
593 0.00753472
594 0.00752224
595 0.0075664
596 0.00739328
597 0.00752352
598 0.00747584
599 0.00755744
600 0.00734496
601 0.00768384
602 0.0075536
603 0.00768416
604 0.00744768
605 0.0090496
606 0.00749824
607 0.00755488
608 0.0072992
609 0.00759808
610 0.00755648
611 0.00760064
612 0.00746624
613 0.00778624
614 0.00772992
615 0.00791008
616 0.00757984
617 0.00778112
618 0.00778112
619 0.00775264
620 0.00783808
621 0.0081824
622 0.008088
623 0.00820128
624 0.00780128
625 0.00819968
626 0.00818816
627 0.00811008
628 0.00793952
629 0.00815072
630 0.0083152
631 0.00807808
632 0.00743968
633 0.00757856
634 0.00752288
635 0.0075904
636 0.00759616
637 0.00802176
638 0.007784
639 0.0076416
640 0.00719168
641 0.0076192
642 0.00753888
643 0.00760864
644 0.0073536
645 0.00760192
646 0.00752736
647 0.00758336
648 0.00733376
649 0.00762304
650 0.00754592
651 0.0076304
652 0.00740864
653 0.00766336
654 0.00753408
655 0.0075824
656 0.00714752
657 0.00756416
658 0.00746688
659 0.00753888
660 0.00736928
661 0.007568
662 0.00750752
663 0.00758336
664 0.00729824
665 0.007624
666 0.00754432
667 0.00759904
668 0.00739488
669 0.00760416
670 0.00757152
671 0.00761632
672 0.00718496
673 0.0083888
674 0.00826336
675 0.0084064
676 0.00815264
677 0.0084528
678 0.008248
679 0.00835776
680 0.00797504
681 0.00834784
682 0.00832992
683 0.008344
684 0.00808288
685 0.00831296
686 0.00821568
687 0.00834656
688 0.00783616
689 0.00833216
690 0.00816384
691 0.00825888
692 0.00805152
693 0.00823936
694 0.0081744
695 0.00825408
696 0.00793696
697 0.00826752
698 0.00815072
699 0.00819936
700 0.00801792
701 0.00823328
702 0.00813248
703 0.00820064
704 0.0077584
705 0.0081856
706 0.00810112
707 0.00815264
708 0.00802048
709 0.00814944
710 0.00816896
711 0.00819296
712 0.00796288
713 0.00823648
714 0.00807008
715 0.00810272
716 0.0079408
717 0.00814144
718 0.00804
719 0.00817504
720 0.00787744
721 0.008208
722 0.00818016
723 0.00806112
724 0.00796416
725 0.00822848
726 0.00810912
727 0.00816448
728 0.00803424
729 0.00812928
730 0.00806432
731 0.00816992
732 0.00803904
733 0.00828288
734 0.00821824
735 0.0084272
736 0.00774496
737 0.0080512
738 0.00788064
739 0.00775072
740 0.00762176
741 0.0077392
742 0.00774208
743 0.00789376
744 0.0084544
745 0.00872192
746 0.0090896
747 0.0086016
748 0.007944
749 0.00776704
750 0.00780224
751 0.00784608
752 0.00746752
753 0.0079872
754 0.0080096
755 0.00776576
756 0.0076656
757 0.00776032
758 0.00773344
759 0.00778016
760 0.00760384
761 0.00773888
762 0.00776544
763 0.00775392
764 0.00762688
765 0.00774144
766 0.00772096
767 0.00775968
768 0.00731488
769 0.00776192
770 0.00775776
771 0.00779104
772 0.00766208
773 0.007776
774 0.00772032
775 0.00777728
776 0.00764128
777 0.00777696
778 0.00773152
779 0.00777184
780 0.0076624
781 0.00777632
782 0.00795136
783 0.00776
784 0.0073216
785 0.00777536
786 0.00775136
787 0.00776512
788 0.00770592
789 0.0077488
790 0.00773952
791 0.00782528
792 0.00765312
793 0.00773824
794 0.0077296
795 0.00776992
796 0.00766976
797 0.00777856
798 0.00771776
799 0.0077792
800 0.00737216
801 0.0077776
802 0.00773088
803 0.00775456
804 0.00766592
805 0.00778336
806 0.00776608
807 0.007768
808 0.00764416
809 0.00783456
810 0.007808
811 0.00778112
812 0.00764576
813 0.00776064
814 0.0077376
815 0.00779808
816 0.0073728
817 0.00781504
818 0.00775968
819 0.00780192
820 0.0077056
821 0.00794272
822 0.00775744
823 0.00779264
824 0.00755488
825 0.00777856
826 0.00774784
827 0.007768
828 0.00764832
829 0.00779936
830 0.00790848
831 0.00775968
832 0.00735264
833 0.0077936
834 0.0077616
835 0.00778784
836 0.007672
837 0.00779136
838 0.00783392
839 0.00788512
840 0.00764608
841 0.00777568
842 0.00778816
843 0.0078032
844 0.00763328
845 0.00776256
846 0.00773344
847 0.00778496
848 0.00735232
849 0.00776096
850 0.0077536
851 0.00776096
852 0.00759488
853 0.00776192
854 0.00772544
855 0.00777824
856 0.00753696
857 0.0077376
858 0.00774656
859 0.0077744
860 0.0076256
861 0.00788448
862 0.0079456
863 0.0081072
864 0.00762528
865 0.00822048
866 0.00796928
867 0.00794752
868 0.00803616
869 0.00839808
870 0.00816288
871 0.0082768
872 0.00795808
873 0.00794816
874 0.00807232
875 0.011577
876 0.00843264
877 0.00846432
878 0.00809504
879 0.00793856
880 0.00731808
881 0.00770368
882 0.0076864
883 0.0077504
884 0.00756672
885 0.00774432
886 0.00770464
887 0.0078512
888 0.0075968
889 0.00772736
890 0.00762592
891 0.00771392
892 0.00755744
893 0.00769376
894 0.0076432
895 0.00768992
896 0.00733824
897 0.00769728
898 0.0076416
899 0.0076848
900 0.00754464
901 0.00772992
902 0.007648
903 0.00771264
904 0.00748192
905 0.00769408
906 0.00768
907 0.00771872
908 0.00754432
909 0.007696
910 0.00767168
911 0.00772256
912 0.00737056
913 0.0077408
914 0.00770048
915 0.00774016
916 0.00754208
917 0.00768224
918 0.00779296
919 0.0077008
920 0.00747584
921 0.00768736
922 0.0076384
923 0.00771072
924 0.00757184
925 0.00785952
926 0.00770848
927 0.00764896
928 0.0072784
929 0.00768704
930 0.00767584
931 0.00770848
932 0.00751744
933 0.00768768
934 0.00768064
935 0.00779136
936 0.00744352
937 0.00768416
938 0.00764384
939 0.0076864
940 0.00748768
941 0.00768448
942 0.00760032
943 0.0077248
944 0.00727552
945 0.00773152
946 0.00771904
947 0.00765728
948 0.00749344
949 0.00766432
950 0.00761184
951 0.00781536
952 0.00755168
953 0.00777984
954 0.0076288
955 0.00770944
956 0.0075184
957 0.00769376
958 0.0076608
959 0.00768224
960 0.00729312
961 0.00775744
962 0.00764576
963 0.00770304
964 0.00752448
965 0.00780768
966 0.0078288
967 0.0079152
968 0.00764864
969 0.00789824
970 0.00787808
971 0.00792416
972 0.00787104
973 0.0082944
974 0.0080944
975 0.00827328
976 0.0078992
977 0.0083712
978 0.00819296
979 0.00850624
980 0.00831552
981 0.00835904
982 0.00797632
983 0.00777504
984 0.00746176
985 0.00774688
986 0.00775264
987 0.00780992
988 0.00764096
989 0.00774464
990 0.00772512
991 0.0077648
992 0.00753824
993 0.00806816
994 0.00769632
995 0.00769408
996 0.00753472
997 0.00771872
998 0.00766784
999 0.00769792
1000 0.0074128
1001 0.00770816
1002 0.00767616
1003 0.00770624
1004 0.00751936
1005 0.00773632
1006 0.00772544
1007 0.00771616
1008 0.00731808
1009 0.00768832
1010 0.00763008
1011 0.0076912
1012 0.00749568
1013 0.00767808
1014 0.00763072
1015 0.00772928
1016 0.00748288
1017 0.00771456
1018 0.00768096
1019 0.00771456
1020 0.0075456
1021 0.00776768
1022 0.00769088
1023 0.00773888
1024 0.00732032
];


latexWidth = 5;
latexHeight = 4;


figure(1); clf
plot(0:1024,[10; ConvGPU(:,2)]); grid on; axis tight
A = max(ConvGPU(400:end,2));
M = min(ConvGPU(400:end,2));
[time Idx] = min(ConvGPU(1:end,2));
fprintf('Fastest time for ConvGPU is %f with %d threads\n',time,Idx)
marge = axis;
axis([marge(1:2) M*0.9 A*1.1])
ax = gca;
ax.XTick = (0:2^7:1024);
xlabel('threads/block')
ylabel('time (ms)')

ax.FontName = 'Times New Roman';

ff = gcf;
homer = ff.Units;
ff.Units = 'inches';
bart = ff.Position;
ff.Position = [bart(1:2) latexWidth latexHeight];
ff.PaperPositionMode = 'auto';
ff.Units = homer;
drawnow
print(ff, '-depsc', ['ConvGPU_global_2_12_186taps']) %save as eps a 






figure(2); clf
plot(0:1024,[10; ConvGPUshared(:,2)]); grid on; axis tight
A = max(ConvGPUshared(400:end,2));
M = min(ConvGPUshared(400:end,2));
[time Idx] = min(ConvGPUshared(1:end,2));
fprintf('Fastest time for ConvGPUshared is %f with %d threads\n',time,Idx)
marge = axis;
axis([marge(1:2) M*0.9 A*1.1])
ax = gca;
ax.XTick = (0:2^7:1024);
xlabel('threads/block')
ylabel('time (ms)')

ax.FontName = 'Times New Roman';

ff = gcf;
homer = ff.Units;
ff.Units = 'inches';
bart = ff.Position;
ff.Position = [bart(1:2) latexWidth latexHeight];
ff.PaperPositionMode = 'auto';
ff.Units = homer;
drawnow
print(ff, '-depsc', ['ConvGPU_shared_2_12_186taps']) %save as eps a 







figure(3); clf
plot(0:1024,[10; PointToPointMultiply(:,2)]); grid on; axis tight
A = max(PointToPointMultiply(400:end,2));
M = min(PointToPointMultiply(400:end,2));
[time Idx] = min(PointToPointMultiply(1:end,2));
fprintf('Fastest time for PointToPointMultiply is %f with %d threads\n',time,Idx)
marge = axis;
axis([marge(1:2) M*0.9 A*1.01])
ax = gca;
ax.XTick = (0:2^7:1024);
xlabel('threads/block')
ylabel('time (ms)')

ax.FontName = 'Times New Roman';

ff = gcf;
homer = ff.Units;
ff.Units = 'inches';
bart = ff.Position;
ff.Position = [bart(1:2) latexWidth latexHeight];
ff.PaperPositionMode = 'auto';
ff.Units = homer;
drawnow
print(ff, '-depsc', ['PointToPointMultiply_2_12_186taps']) %save as eps a 





figure(4); clf
plot(0:1024,[10; ScalarMultiply(:,2)]); grid on; axis tight
A = max(ScalarMultiply(400:end,2));
M = min(ScalarMultiply(400:end,2));
[time Idx] = min(ScalarMultiply(1:end,2));
fprintf('Fastest time for ScalarMultiply is %f with %d threads\n',time,Idx)
marge = axis;
axis([marge(1:2) M*0.9 A*0.8])
ax = gca;
ax.XTick = (0:2^7:1024);
xlabel('threads/block')
ylabel('time (ms)')

ax.FontName = 'Times New Roman';

ff = gcf;
homer = ff.Units;
ff.Units = 'inches';
bart = ff.Position;
ff.Position = [bart(1:2) latexWidth latexHeight];
ff.PaperPositionMode = 'auto';
ff.Units = homer;
drawnow
print(ff, '-depsc', ['ScalarMultiply_2_12_186taps']) %save as eps a 
